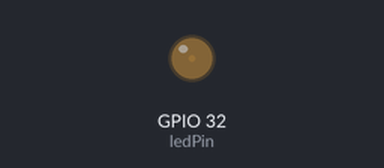
The program below on a simulated ESP32. Parts: output pins drawn as LEDs (lit = HIGH).

Above: at 0.05 s.
At 0.95 s:
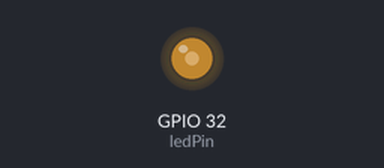
At 1.85 s:
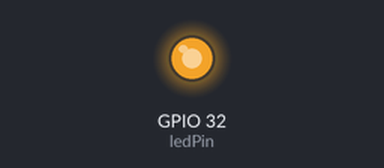
At 3.65 s:
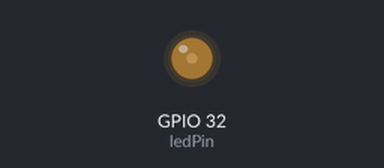
Timing chart, 0 to 5.4 s (numbered marks = the images above):
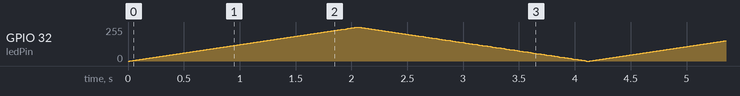

The program:

main.cpp
```cpp
#include <Arduino.h>

constexpr int ledPin = 32;
constexpr int pwmResolution = 12;           // 12-bit resolution
constexpr int maxBrightness = (1 << pwmResolution) - 1;  // 4095
int brightness = 0;                         // current brightness
int fadeAmount = 30;                        // step size (scaled for higher resolution)

void setup() {
  analogWriteResolution(pwmResolution);     // set ESP32 PWM to 12-bit (0–4095)
  pinMode(ledPin, OUTPUT);
}

void loop() {
  analogWrite(ledPin, brightness);

  brightness += fadeAmount;

  // Clamp to avoid LEDC overflow flicker at boundaries
  if (brightness <= 0) {
    brightness = 0;
    fadeAmount = -fadeAmount;
  } else if (brightness >= maxBrightness) {
    brightness = maxBrightness;
    fadeAmount = -fadeAmount;
  }

  delay(15);
}
```
